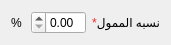
   <widget class="QWidget" name="horizontalLayoutWidget_6">
    <property name="geometry">
     <rect>
      <x>140</x>
      <y>100</y>
      <width>171</width>
      <height>31</height>
     </rect>
    </property>
    <layout class="QHBoxLayout" name="horizontalLayout_9">
     <item>
      <widget class="QLabel" name="label_4">
       <property name="maximumSize">
        <size>
         <width>16</width>
         <height>16777215</height>
        </size>
       </property>
       <property name="layoutDirection">
        <enum>Qt::RightToLeft</enum>
       </property>
       <property name="text">
        <string>%</string>
       </property>
       <property name="scaledContents">
        <bool>false</bool>
       </property>
       <property name="margin">
        <number>0</number>
       </property>
       <property name="indent">
        <number>-1</number>
       </property>
      </widget>
     </item>
     <item>
      <widget class="QDoubleSpinBox" name="QDubleSpiner_vendorRate_2">
       <property name="maximumSize">
        <size>
         <width>55</width>
         <height>16777215</height>
        </size>
       </property>
       <property name="layoutDirection">
        <enum>Qt::RightToLeft</enum>
       </property>
       <property name="styleSheet">
        <string notr="true"/>
       </property>
       <property name="minimum">
        <double>0.000000000000000</double>
       </property>
       <property name="maximum">
        <double>100.000000000000000</double>
       </property>
       <property name="value">
        <double>0.000000000000000</double>
       </property>
      </widget>
     </item>
     <item>
      <widget class="QLabel" name="label_14">
       <property name="maximumSize">
        <size>
         <width>107</width>
         <height>16777215</height>
        </size>
       </property>
       <property name="layoutDirection">
        <enum>Qt::RightToLeft</enum>
       </property>
       <property name="text">
        <string>&lt;html&gt;&lt;head/&gt;&lt;body&gt;&lt;p align=&quot;right&quot;&gt;&lt;span style=&quot; color:#ef2929;&quot;&gt;*&lt;/span&gt;&lt;span style=&quot; color:#000000;&quot;&gt;نسبه&lt;/span&gt; الممول&lt;/p&gt;&lt;/body&gt;&lt;/html&gt;</string>
       </property>
       <property name="scaledContents">
        <bool>false</bool>
       </property>
       <property name="margin">
        <number>0</number>
       </property>
       <property name="indent">
        <number>-1</number>
       </property>
      </widget>
     </item>
    </layout>
   </widget>
